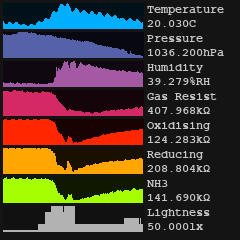

Recreate this plot in Python.
import time
import datetime
import traceback
from pathlib import Path
from csv import DictWriter
from enum import Enum
from itertools import cycle
from collections import OrderedDict, defaultdict
from colorsys import rgb_to_hls, hls_to_rgb
from io import BytesIO

import numpy as np
import click
from PIL import Image, ImageDraw, ImageFont
import mics6814
import bme680
import ST7789
import bh1745
import psutil  # only needed for CPU temperature compensation

# set to whatever other font available, installed with "apt install fonts-freefont-ttf"
FONT_FILE = "/usr/share/fonts/truetype/freefont/FreeMonoBold.ttf"

cpu_temps = []


def set_lightness(r, g, b, l):
    """Replace the lightness value of the color (`r`, `g`, `b`) by `l`. RGB values 0-255, `l` 0-1."""
    h, _, s = rgb_to_hls(r / 255.0, g / 255.0, b / 255.0)
    nr, ng, nb = hls_to_rgb(h, l, s)

    return int(nr * 255), int(ng * 255), int(nb * 255)


class Units(Enum):
    """Known units and their symbols."""

    temp = "C"
    ohms = "\u03a9"
    pressure = "hPa"
    humidity = "%RH"
    lux = "lx"


class LEDColors(Enum):
    """Colors to cycle through on the MICS6814."""
    
    c1 = (20, 0, 0)
    c2 = (0, 20, 0)
    c3 = (0, 0, 20)
    c4 = (0, 20, 20)
    c5 = (20, 0, 20)
    c6 = (20, 20, 0)
    c7 = (20, 20, 20)
    

class GraphColors(Enum):
    """Colors to use for graphs, if there are more graphs than colors cycle through the list."""

    c1 = set_lightness(0, 63, 92, 0.5)
    c2 = set_lightness(68, 78, 134, 0.5)
    c3 = set_lightness(149, 81, 150, 0.5)
    c4 = set_lightness(221, 81, 130, 0.5)
    c5 = set_lightness(255, 110, 84, 0.5)
    c6 = set_lightness(255, 166, 0, 0.5)
    c7 = set_lightness(166, 255, 0, 0.5)
    c8 = set_lightness(255, 255, 255, 0.7)


def lighten_darken_color(rgb, factor=0.5):
    """
    Light or darken color `rgb` which is a triple of values 0-255. If `factor` is between 0 and 1,
    the color is lighten (0 unchanged, 1 is white). If `factor` is between -1 and 0, the color is
    darkened (0 unchanged, -1 black).
    """
    factor = np.clip(factor, -1.0, 1.0)
    r, g, b = rgb
    h, l, s = rgb_to_hls(r / 255.0, g / 255.0, b / 255.0)

    if factor <= 0:
        l = (1 + factor) * l
    else:
        l = 1 - factor * (1 - l)

    nr, ng, nb = hls_to_rgb(h, l, s)

    return int(nr * 255), int(ng * 255), int(nb * 255)


def rgbc_to_rgb(r,g,b,c):
    if c > 0:
        r, g, b = [min(255, int((x / float(c)) * 255)) for x in (r, g, b)]
        return (r, g, b)

    return (0, 0, 0)


def format_value(value, unit):
    """Format the given float value into a string with the given unit, large value ohms reduced to kohms."""
    unit_str = unit.value

    if unit in (Units.ohms, Units.lux) and value > 1000:
        unit_str = "k" + unit_str
        value /= 1000.0

    return f"{value:.3f}{unit_str}"


def compensate_temperature(raw_temp, factor=4.0, smooth_size=10):
    """Adjust the raw temperature value based on the CPU temperature to approximate a true temperature."""
    temps = psutil.sensors_temperatures()
    cpu_temp = temps["cpu_thermal"][0].current
    cpu_temps.append(cpu_temp)

    if len(cpu_temps) > smooth_size:
        cpu_temps[:] = cpu_temps[1:]

    return raw_temp - ((np.average(cpu_temps) - raw_temp) / factor)


def draw_sensors(
    sensors,
    bg_color=(20, 20, 20),
    graph_dims=(140, 25),
    spacing=4,
    image_dims=(240, 240),
    light_dark_factor=-0.9,
    dpi=96,
    font_size=12,
    text_color=(200, 200, 200),
):
    """Draw the log graphs and sensor values into a PIL image."""
    startx, starty = spacing - 1, spacing - 1
    graphw, graphh = graph_dims
    colors = cycle(GraphColors)

    font = ImageFont.truetype(FONT_FILE, size=font_size)

    pilim = Image.new("RGB", image_dims, bg_color)
    draw = ImageDraw.Draw(pilim)

    for name, unit, values in sensors:
        col = next(colors).value
        bgcol = lighten_darken_color(col, light_dark_factor)
        last_val = 0

        graph_vals = np.full(graphw, np.nan, np.float32)

        num_vals = min(graphw, len(values))
        if num_vals > 0:
            sel_values = np.asarray(values[-num_vals:])
            graph_vals[-num_vals:] = sel_values
            minv = min(values)
            maxv = max(values)
            diff = (maxv - minv) or 1.0
        else:
            minv = maxv = 0.0
            diff = 1.0

        text_pos = (startx + graphw + spacing, starty)
        text = f"{name}\n{format_value(graph_vals[-1],unit)}"

        draw.rectangle([(startx, starty), (startx + graphw, starty + graphh)], fill=bgcol)
        draw.multiline_text(text_pos, text, font=font, fill=text_color)

        # draw the graph by drawing a vertical line for every value in graph_vals
        for x in range(graphw):
            if np.isnan(graph_vals[x]):
                continue

            y = (graph_vals[x] - minv) / diff 
            indy = starty + int((1 - y) * (graphh - 1))
            indx = startx + x

            if 0 <= indy < image_dims[0] and 0 <= indx < image_dims[1]:
                draw.line([(indx, indy), (indx, starty + graphh)], fill=col)

        starty += graphh + spacing

    return pilim


def log_data_csv(filename, values):
    """Append data lines to a csv file."""
    path = Path(filename)
    exists = path.exists()

    with open(str(path), "a") as o:
        w = DictWriter(o, tuple(values))
        if not exists:
            w.writeheader()

        w.writerow(values)


def collect_data(gas_sensor, env_sensor, light_sensor, timeout=5, sleep_time=0.01):
    """Collect values from sensors and return as a dictionary."""
    env_ready = env_sensor.get_sensor_data()

    while timeout > 0 and (not env_ready or not env_sensor.data.heat_stable):
        time.sleep(sleep_time)
        env_ready = env_sensor.get_sensor_data()
        timeout -= 1

    if timeout == 0:
        if not env_ready:
            raise IOError("Cannot acquire BME688 data")
        elif not env_sensor.data.heat_stable:
            raise IOError("BME680 heat not stable")
            
    r, g, b, c = light_sensor.get_rgbc_raw()

    return OrderedDict(
        time=str(datetime.datetime.now()),
        temperature=env_sensor.data.temperature,
        pressure=env_sensor.data.pressure,
        humidity=env_sensor.data.humidity,
        gas_resistance=env_sensor.data.gas_resistance,
        oxidising=gas_sensor.read_oxidising(),
        reducing=gas_sensor.read_reducing(),
        nh3=gas_sensor.read_nh3(),
        r=r,
        g=g,
        b=b,
        c=c
    )


@click.command("sensor_logger")
@click.option("-d", "--delay", type=float, default=60.0, show_default=True, help="Delay between samples")
@click.option("-m", "--max_data_len", type=int, default=60*12, show_default=True, 
              help="Number of samples to store and compute ranges from")
@click.option("-l", "--logfile", type=click.Path(writable=True, resolve_path=True), default="./sensors.csv", 
              show_default=True, help="File to log data to")
def log_sensor_data(delay, max_data_len, logfile):
    """
    Logs sensor data from the BME688, MICS6814, and BH1745 sensors, displaying graph results on the ST7789 display.
    Readings are taken at DELAY intervals (in seconds), which are logged in CSV form to LOGFILE.
    The program will loop forever until interrupted on the console.
    """
    try:
        env_sensor = bme680.BME680(bme680.I2C_ADDR_PRIMARY)
    except (RuntimeError, IOError):
        env_sensor = bme680.BME680(bme680.I2C_ADDR_SECONDARY)

    env_sensor.set_humidity_oversample(bme680.OS_2X)
    env_sensor.set_pressure_oversample(bme680.OS_4X)
    env_sensor.set_temperature_oversample(bme680.OS_8X)
    env_sensor.set_filter(bme680.FILTER_SIZE_3)
    env_sensor.set_gas_status(bme680.ENABLE_GAS_MEAS)
    env_sensor.set_gas_heater_temperature(320)
    env_sensor.set_gas_heater_duration(150)
    env_sensor.select_gas_heater_profile(0)

    gas_sensor = mics6814.MICS6814()
    
    light_sensor = bh1745.BH1745()
    light_sensor.setup()
    light_sensor.set_leds(0)
    light_sensor._enable_channel_compensation = False
    # might be sensible values instead of disabling compensation:
    # light_sensor._channel_compensation = (0.9, 0.5, 0.95, 10.0)  

    disp = ST7789.ST7789(
        port=0,
        cs=ST7789.BG_SPI_CS_FRONT,  # BG_SPI_CS_BACK or BG_SPI_CS_FRONT
        dc=9,
        backlight=19,  # 18 for back BG slot, 19 for front BG slot.
        spi_speed_hz=80 * 1000 * 1000,
        offset_left=0,
    )
    disp.begin()

    sensor_arrays = defaultdict(list)
    except_retries = 3  # how many times to try recording data if an exception happens

    led_color = cycle(LEDColors)

    draw_values = (
        ("Temperature", Units.temp, sensor_arrays["temperature"]),
        ("Pressure", Units.pressure, sensor_arrays["pressure"]),
        ("Humidity", Units.humidity, sensor_arrays["humidity"]),
        ("Gas Resist", Units.ohms, sensor_arrays["gas_resistance"]),
        ("Oxidising", Units.ohms, sensor_arrays["oxidising"]),
        ("Reducing", Units.ohms, sensor_arrays["reducing"]),
        ("NH3", Units.ohms, sensor_arrays["nh3"]),
        ("Lightness", Units.lux, sensor_arrays["c"])
    )

    while except_retries>=0:
        try:
            start = time.time()
            dat = collect_data(gas_sensor, env_sensor, light_sensor)

            # adjust for heating from CPU, omit if BME680 is thermally isolated
            dat["temperature"] = compensate_temperature(dat["temperature"])

            log_data_csv("sensors.csv", dat)

            for k, v in dat.items():
                sensor_arrays[k][:] = sensor_arrays[k][-max_data_len:] + [v]

            im = draw_sensors(draw_values)
            im.save("sensor_logger.png")
            disp.display(im)

            gas_sensor.set_led(*next(led_color).value)

            tdelta = time.time() - start
            time.sleep(max(0, delay - tdelta))
        except KeyboardInterrupt:
            except_retries = -1
        except Exception as e:
            traceback.print_exc()
            except_retries -= 1
        else:
            except_retries = 3


if __name__ == "__main__":
    log_sensor_data()
